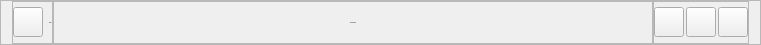
     <widget class="QFrame" name="frame_navbar">
      <property name="enabled">
       <bool>true</bool>
      </property>
      <property name="maximumSize">
       <size>
        <width>16777215</width>
        <height>45</height>
       </size>
      </property>
      <property name="frameShape">
       <enum>QFrame::StyledPanel</enum>
      </property>
      <property name="frameShadow">
       <enum>QFrame::Raised</enum>
      </property>
      <layout class="QHBoxLayout" name="horizontalLayout">
       <property name="spacing">
        <number>0</number>
       </property>
       <property name="leftMargin">
        <number>11</number>
       </property>
       <property name="topMargin">
        <number>0</number>
       </property>
       <property name="bottomMargin">
        <number>0</number>
       </property>
       <item>
        <widget class="QFrame" name="frame_login_menu">
         <property name="maximumSize">
          <size>
           <width>80</width>
           <height>16777215</height>
          </size>
         </property>
         <property name="frameShape">
          <enum>QFrame::StyledPanel</enum>
         </property>
         <property name="frameShadow">
          <enum>QFrame::Raised</enum>
         </property>
         <layout class="QHBoxLayout" name="horizontalLayout_47">
          <property name="leftMargin">
           <number>0</number>
          </property>
          <property name="topMargin">
           <number>0</number>
          </property>
          <property name="rightMargin">
           <number>0</number>
          </property>
          <property name="bottomMargin">
           <number>0</number>
          </property>
          <item>
           <widget class="QPushButton" name="button_login_menu">
            <property name="maximumSize">
             <size>
              <width>30</width>
              <height>30</height>
             </size>
            </property>
            <property name="text">
             <string/>
            </property>
            <property name="icon">
             <iconset resource="resources.qrc">
              <normaloff>:/icons/icons/home-icon.png</normaloff>:/icons/icons/home-icon.png</iconset>
            </property>
            <property name="iconSize">
             <size>
              <width>20</width>
              <height>20</height>
             </size>
            </property>
           </widget>
          </item>
          <item>
           <widget class="QLabel" name="label_login_menu">
            <property name="font">
             <font>
              <family>Trebuchet MS</family>
              <pointsize>-1</pointsize>
             </font>
            </property>
            <property name="text">
             <string>MENU</string>
            </property>
           </widget>
          </item>
         </layout>
        </widget>
       </item>
       <item>
        <widget class="QFrame" name="frame_login_dash">
         <property name="minimumSize">
          <size>
           <width>600</width>
           <height>0</height>
          </size>
         </property>
         <property name="maximumSize">
          <size>
           <width>16777215</width>
           <height>16777215</height>
          </size>
         </property>
         <property name="font">
          <font>
           <family>Trebuchet MS</family>
           <pointsize>-1</pointsize>
          </font>
         </property>
         <property name="frameShape">
          <enum>QFrame::StyledPanel</enum>
         </property>
         <property name="frameShadow">
          <enum>QFrame::Raised</enum>
         </property>
         <layout class="QHBoxLayout" name="horizontalLayout_48">
          <item>
           <widget class="QLabel" name="label_login_dash">
            <property name="font">
             <font>
              <family>Trebuchet MS</family>
              <pointsize>-1</pointsize>
             </font>
            </property>
            <property name="text">
             <string>DASHBOARD</string>
            </property>
            <property name="alignment">
             <set>Qt::AlignCenter</set>
            </property>
           </widget>
          </item>
         </layout>
        </widget>
       </item>
       <item>
        <widget class="QFrame" name="frame_login_ctrl">
         <property name="maximumSize">
          <size>
           <width>100</width>
           <height>16777215</height>
          </size>
         </property>
         <property name="frameShape">
          <enum>QFrame::StyledPanel</enum>
         </property>
         <property name="frameShadow">
          <enum>QFrame::Raised</enum>
         </property>
         <layout class="QHBoxLayout" name="horizontalLayout_49">
          <property name="spacing">
           <number>2</number>
          </property>
          <property name="leftMargin">
           <number>0</number>
          </property>
          <property name="topMargin">
           <number>0</number>
          </property>
          <property name="rightMargin">
           <number>0</number>
          </property>
          <property name="bottomMargin">
           <number>0</number>
          </property>
          <item>
           <widget class="QPushButton" name="button_login_min">
            <property name="minimumSize">
             <size>
              <width>30</width>
              <height>30</height>
             </size>
            </property>
            <property name="maximumSize">
             <size>
              <width>30</width>
              <height>30</height>
             </size>
            </property>
            <property name="text">
             <string/>
            </property>
            <property name="icon">
             <iconset resource="resources.qrc">
              <normaloff>:/icons/icons/minus-sign-icon.svg</normaloff>:/icons/icons/minus-sign-icon.svg</iconset>
            </property>
           </widget>
          </item>
          <item>
           <widget class="QPushButton" name="button_login_size">
            <property name="minimumSize">
             <size>
              <width>30</width>
              <height>30</height>
             </size>
            </property>
            <property name="maximumSize">
             <size>
              <width>30</width>
              <height>30</height>
             </size>
            </property>
            <property name="text">
             <string/>
            </property>
            <property name="icon">
             <iconset resource="resources.qrc">
              <normaloff>:/icons/icons/aspect-ratio-icon.svg</normaloff>:/icons/icons/aspect-ratio-icon.svg</iconset>
            </property>
           </widget>
          </item>
          <item>
           <widget class="QPushButton" name="button_login_exit">
            <property name="sizePolicy">
             <sizepolicy hsizetype="Minimum" vsizetype="Fixed">
              <horstretch>0</horstretch>
              <verstretch>0</verstretch>
             </sizepolicy>
            </property>
            <property name="minimumSize">
             <size>
              <width>30</width>
              <height>30</height>
             </size>
            </property>
            <property name="maximumSize">
             <size>
              <width>30</width>
              <height>30</height>
             </size>
            </property>
            <property name="text">
             <string/>
            </property>
            <property name="icon">
             <iconset resource="resources.qrc">
              <normaloff>:/icons/icons/close-window-icon.svg</normaloff>:/icons/icons/close-window-icon.svg</iconset>
            </property>
           </widget>
          </item>
         </layout>
        </widget>
       </item>
      </layout>
     </widget>
